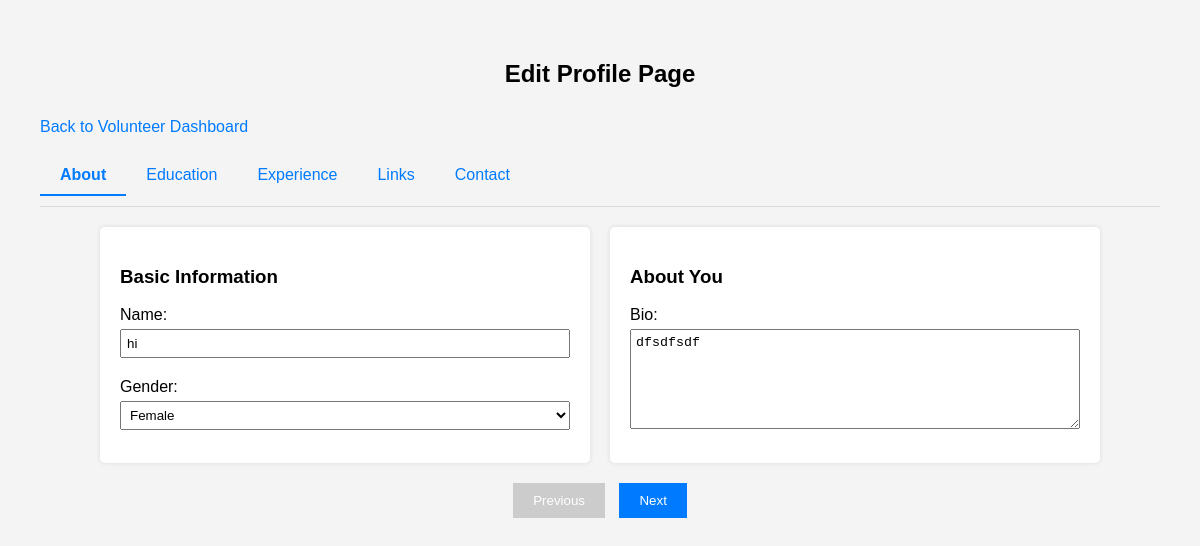
The app's page /User/profile/edit/1/ (signed in) with its own data.
### Guest/models.py (models this page shows, shortened)
class tbl_user(models.Model):
    user_email = models.EmailField(max_length=50, unique=True)
    user_name = models.CharField(max_length=50, null=True, blank=True)
    user_username = models.CharField(max_length=50, null=True, blank=True)
    user_contact = models.CharField(max_length=10, null=True, blank=True)
    user_address = models.CharField(max_length=100, null=True, blank=True)
    user_password = models.CharField(max_length=128, null=True, blank=True)  # Store hashed password
    user_city = models.ForeignKey(tbl_city, on_delete=models.CASCADE, null=True)
    user_photo = models.FileField(upload_to="Assets/Files/User", null=True, blank=True)
    user_gender = models.CharField(max_length=100, null=True, blank=True)
    user_bio = models.TextField(null=True, blank=True)
    user_links = models.TextField(null=True, blank=True)  # Store as JSON (GitHub, LinkedIn, etc.)
    user_degree_type = models.CharField(max_length=50, null=True, blank=True)
    user_institution = models.CharField(max_length=100, null=True, blank=True)
    user_field_of_study = models.CharField(max_length=100, null=True, blank=True)
    user_graduation_month = models.IntegerField(null=True, blank=True)  # Store as month number (1-12)
    user_graduation_year = models.IntegerField(null=True, blank=True)  # Store as year (YYYY)
    user_emergency_name = models.CharField(max_length=100, null=True, blank=True)
    user_emergency_phone = models.CharField(max_length=15, null=True, blank=True)
    user_organization_name = models.CharField(max_length=100, null=True, blank=True)
    user_job_title = models.CharField(max_length=100, null=True, blank=True)
    user_industry = models.CharField(max_length=100, null=True, blank=True)
    user_location = models.CharField(max_length=100, null=True, blank=True)
    user_official_address = models.CharField(max_length=200, null=True, blank=True)
    user_official_contact_number = models.CharField(max_length=15, null=True, blank=True)
    is_basic_profile_complete = models.BooleanField(default=False)
    is_volunteer_profile_complete = models.BooleanField(default=False)
    is_organizer_profile_complete = models.BooleanField(default=False)
    user_past_volunteering = models.TextField(null=True, blank=True)
    user_type = models.CharField(max_length=10, choices=USER_TYPES, default='volunteer')
    user_visibility = models.BooleanField(default=False)  # If true, profile is public and visible to anyone

### User/views.py (the view, shortened to what this page needs)
# urls.py: path('profile/edit/<int:page>/', views.edit_profile, name='edit_profile'),
def edit_profile(request, page=1):
    if 'u_id' not in request.session:
        return redirect('Guest:login')
    user = tbl_user.objects.get(id=request.session['u_id'])
    if page < 1 or page > 5:
        page = 1
    months = [
        "January", "February", "March", "April", "May", "June",
        "July", "August", "September", "October", "November", "December"
    ]
    years = [str(year) for year in range(2020, 2031)]
    return render(request, 'User/edit_profile.html', {  # Update template path to User/
        'user': user,
        'page': page,
        'user_type': user.user_type,
        'months': months,
        'years': years,
    })

### User/templates/User/edit_profile.html (shortened to what this page needs)
<!DOCTYPE html>
<html lang="en">
<head>
</head>
<body>
    <h2>Edit Profile Page</h2>
    {% if user_type == "organizer" %}
        <a href="{% url 'User:organizer_dashboard' %}">Back to Organizer Dashboard</a>
    {% elif user_type == "volunteer" %}
        <a href="{% url 'User:volunteer_dashboard' %}">Back to Volunteer Dashboard</a>
    {% else %}
        <a href="{% url 'User:volunteer_dashboard' %}">Back to Volunteer Dashboard</a>
    {% endif %}
    <div class="tabs">
        <a href="{% url 'User:edit_profile' 1 %}" class="{% if page == 1 %}active{% endif %}">About</a>
        <a href="{% url 'User:edit_profile' 2 %}" class="{% if page == 2 %}active{% endif %}">Education</a>
        <a href="{% url 'User:edit_profile' 3 %}" class="{% if page == 3 %}active{% endif %}">Experience</a>
        <a href="{% url 'User:edit_profile' 4 %}" class="{% if page == 4 %}active{% endif %}">Links</a>
        <a href="{% url 'User:edit_profile' 5 %}" class="{% if page == 5 %}active{% endif %}">Contact</a>
    </div>
    <form method="post">
        <div class="container">
            {% if page == 1 %}
                <div class="section">
                    <h3>Basic Information</h3>
                    <label for="user_name">Name:</label>
                    <input type="text" name="user_name" id="user_name" value="{{ user.user_name }}" data-field="user_name">
                    <label for="user_gender">Gender:</label>
                    <select name="user_gender" id="user_gender" data-field="user_gender">
                        <option value="Female" {% if user.user_gender == "Female" %}selected{% endif %}>Female</option>
                    </select>
                </div>
                <div class="section">
                    <h3>About You</h3>
                    <label for="user_bio">Bio:</label>
                    <textarea name="user_bio" id="user_bio" data-field="user_bio">{{ user.user_bio }}</textarea>
                </div>
            {% endif %}
        </div>
        <div class="nav-buttons">
            <button type="submit" name="previous" {% if page == 1 %}disabled{% endif %}>Previous</button>
            <button type="submit" name="next" {% if page == 5 %}disabled{% endif %}>Next</button>
        </div>
    </form>
</body>
</html>

### User/templates/User/edit_profile.html (style rules this page uses)
body { font-family: Arial, sans-serif; margin: 20px; padding: 20px; background-color: #f4f4f4; }
h2 { text-align: center; }
.tabs { display: flex; border-bottom: 1px solid #ddd; margin-bottom: 20px; }
.tabs a { padding: 10px 20px; text-decoration: none; color: #007BFF; border-bottom: 2px solid transparent; }
.tabs a.active { border-bottom: 2px solid #007BFF; font-weight: bold; }
.container { display: flex; max-width: 1000px; margin: 0 auto; gap: 20px; }
.section { background: white; padding: 20px; border-radius: 5px; box-shadow: 0 0 5px rgba(0,0,0,0.1); flex: 1; }
.section label { display: block; margin: 10px 0 5px; }
.section input, .section select, .section textarea { width: 100%; padding: 5px; margin-bottom: 10px; box-sizing: border-box; }
.section textarea { height: 100px; }
.nav-buttons { text-align: center; margin-top: 20px; }
.nav-buttons button { padding: 10px 20px; margin: 0 5px; background-color: #007BFF; color: white; border: none; cursor: pointer; }
.nav-buttons button:disabled { background-color: #cccccc; cursor: not-allowed; }
a { display: inline-block; margin: 10px 0; color: #007BFF; text-decoration: none; }

### records on screen
tbl_user: user_name "hi", user_gender "Female", user_bio "dfsdfsdf"
